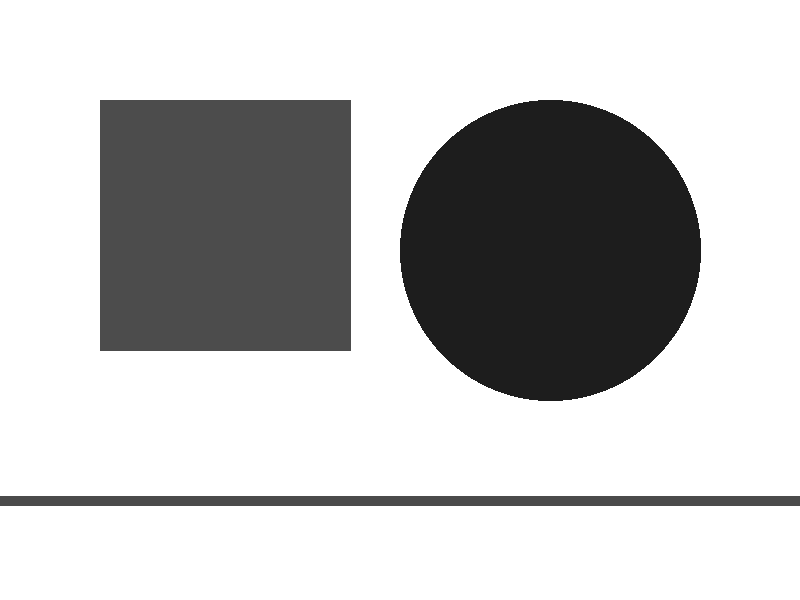
#> input picture sequential_output.png, 800 x 600 px
$ python benchmark.py sequential_output.png grayscale
#> lines starting #> are read from the running program, lines starting #| are printed output that depends on the picture

import socket

import json

import base64

import io

import time

import argparse

from concurrent.futures import ThreadPoolExecutor

from PIL import Image, ImageFilter


def load_config():

    with open("config.json", "r") as f:

        return json.load(f)["nodes"]


def process_image(data, operation):

    image = Image.open(io.BytesIO(data))


    if operation == "grayscale":

        image = image.convert("L")

    elif operation == "blur":

        image = image.filter(ImageFilter.GaussianBlur(radius=2))

    elif operation == "edge":

        image = image.filter(ImageFilter.FIND_EDGES)


    output = io.BytesIO()

    image.save(output, format="PNG")

    return output.getvalue()


def receive_all(conn):

    data = b""

    while True:

        chunk = conn.recv(65536)

        if not chunk:

            break

        data += chunk

    return data


def send_task(worker_name, image_data, operation):

    worker = load_config()[worker_name]


    request = {

        "operation": operation,

        "image": base64.b64encode(image_data).decode()

    }


    client = socket.socket(socket.AF_INET, socket.SOCK_STREAM)

    client.settimeout(60)


    try:

        client.connect((worker["host"], worker["port"]))

        client.sendall(json.dumps(request).encode())

        client.shutdown(socket.SHUT_WR)


        response = json.loads(receive_all(client).decode())


        if response["status"] != "success":

            raise Exception(response["message"])


        return base64.b64decode(response["image"])


    finally:

        client.close()


def save_image(data, filename):

    with open(filename, "wb") as f:

        f.write(data)


def benchmark(filename, operation):

#> called with filename = 'sequential_output.png', operation = 'grayscale'
    image = Image.open(filename).convert("RGB")


    width, height = image.size
#> width = 800; height = 600

    middle = height // 2
#> middle = 300


    print("Image:", filename)

    print("Size:", width, "x", height)
#| Size: 800 x 600

    print("Operation:", operation)


    # Sequential processing on master

    buffer = io.BytesIO()

    image.save(buffer, format="PNG")


    start = time.time()

    sequential_result = process_image(buffer.getvalue(), operation)
#> in process_image, image is the input picture: PIL image 800x600 L; min 29, max 255, mean 195

    sequential_time = time.time() - start


    save_image(sequential_result, "sequential_output.png")


    # Divide image into two chunks

    first = image.crop((0, 0, width, middle))
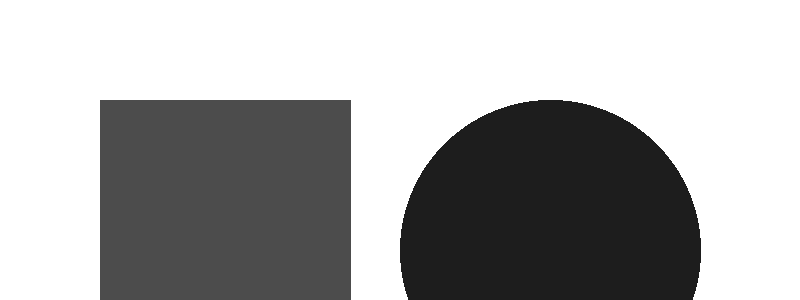
#> first: PIL image 800x300 RGB; min 29, max 255, mean 170.3

    second = image.crop((0, middle, width, height))
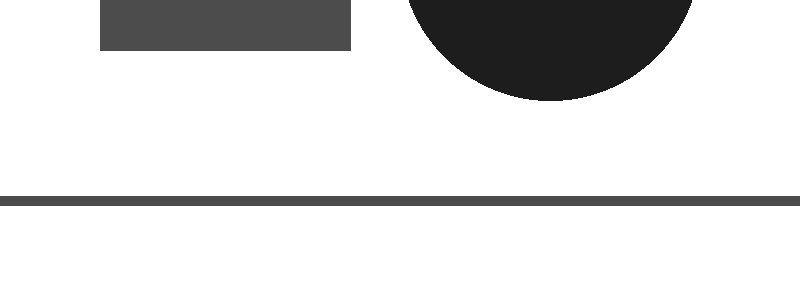
#> second: PIL image 800x300 RGB; min 29, max 255, mean 219.7


    b1 = io.BytesIO()

    b2 = io.BytesIO()


    first.save(b1, format="PNG")

    second.save(b2, format="PNG")


    # Parallel processing on two workers

    start = time.time()


    with ThreadPoolExecutor(max_workers=2) as executor:

        f1 = executor.submit(

            send_task, "worker1", b1.getvalue(), operation

        )
#> (reads config.json from the repository)

        f2 = executor.submit(

            send_task, "worker2", b2.getvalue(), operation

        )


        result1 = Image.open(io.BytesIO(f1.result()))

        result2 = Image.open(io.BytesIO(f2.result()))


    final_image = Image.new(result1.mode, (width, height))

    final_image.paste(result1, (0, 0))

    final_image.paste(result2, (0, middle))


    parallel_time = time.time() - start


    final_image.save("parallel_output.png")


    print("\n===== PERFORMANCE COMPARISON =====")

    print("Sequential time:", round(sequential_time, 4), "seconds")

    print("Parallel time:  ", round(parallel_time, 4), "seconds")


    if parallel_time > 0:

        speedup = sequential_time / parallel_time

        print("Speedup:", round(speedup, 3), "x")


    if parallel_time < sequential_time:

        print("Result: Parallel processing was faster")

    else:

        print("Result: Sequential processing was faster")


    print("\nOutput files:")

    print("sequential_output.png")

    print("parallel_output.png")


parser = argparse.ArgumentParser()

parser.add_argument("image")

parser.add_argument("operation", choices=["grayscale", "blur", "edge"])


args = parser.parse_args()


#> (the run stopped early here; a loop or call above may not have finished)
